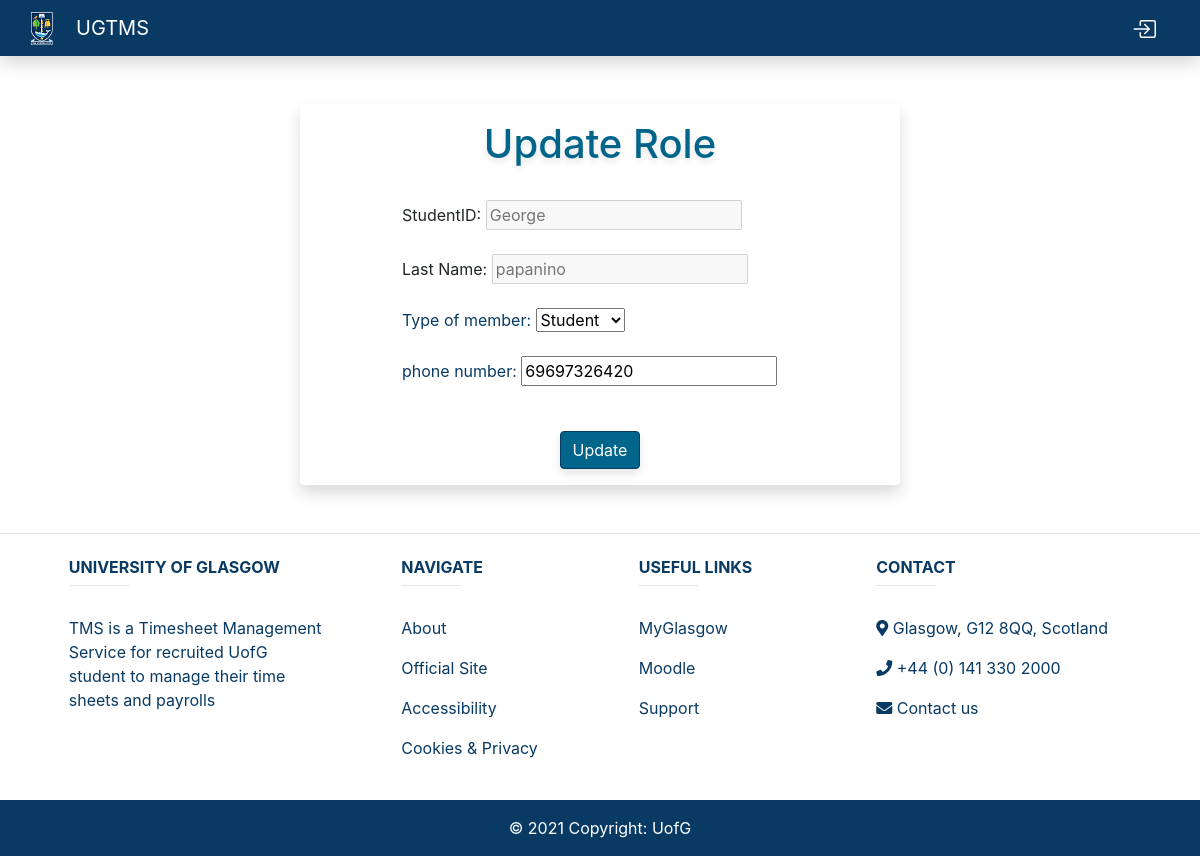
The app's page /members/user_info/2 with its own data.
### members/models.py (models this page shows, shortened)
class UserProfile(models.Model):
    user = models.OneToOneField(User, on_delete=models.CASCADE) #if user is deleted the profile will be deleted as well,but if profile is deleted , user won’t be deleted
    phone = models.CharField(max_length=100, null=True, blank=True)
    title = models.ForeignKey(UserRoles, null=True, on_delete=models.SET_NULL) #Student, Verifier, FinancialGuy
    salary = models.FloatField(default=0)

### members/views.py (the view)
# urls.py: path('user_info/<user_id>', views.user_info, name='user-info'),
def user_info(request, user_id):
    userSelected = User.objects.get(pk=user_id)
    userSelected, created = UserProfile.objects.get_or_create(user=userSelected)
    form = UserForm(request.POST or None, instance=userSelected)
    if form.is_valid():
        form.save()
        userSelected.save()
        messages.success(request, "User's profile has been updated")
        return redirect('user-list')
    return render(request, 'authenticate/user_info.html', {'user': userSelected, 'form': form})

### members/form.py
class UserForm(ModelForm):
    class Meta:
        model = UserProfile
        exclude = ['user', 'salary',]         # Will be taken from the request
        fields = ('title', 'phone',)
        labels = {
            'title': 'Type of member',
            'phone': 'phone number',
            }
        widgets = {
            'title': forms.Select(attrs={'class':'form-select'}),
        }

### members/models.py (called while the page is built)
    def __str__(self):
        return str(self.name)

### templates/authenticate/user_info.html (shortened to what this page needs)
{% extends 'timesheet/base.html' %}
{% block content %}
<div class="container shadow w-50 p-3 mb-5 my-5 bg-white rounded" >
    <div class="container w-75 bg-white rounded" >
       <center> <h1>Update Role</h1></center>
        <br>
        <form action="" method=POST>
            StudentID: <input class="col-xs-2" id="disabledInput" type="text" placeholder="{{ user.user }}" disabled> <br/><br/>
            Last Name: <input class="col-xs-2" id="disabledInput" type="text" placeholder="{{ user.user.last_name }}" disabled><br/> <br/>
            {{ form.as_p }}
            <br/>
            <center><input type="submit" value="Update" class="btn btn-primary"></center>
        </form>
    </div>
</div>
{% endblock %}

### static/css/base.css (style rules this page uses)
.btn-primary { background-color: #00648b; border-color: #093a63; box-shadow: 0px 5px 10px rgba(0, 0, 0, 0.1); }
html { height: 100%; -webkit-background-size: cover; -moz-background-size: cover; -o-background-size: cover; background-size: cover; background: white; background-repeat:no-repeat; background: linear-gradient(#f5f5f8, #eeeeee); }
h1 { color: #00648b; text-shadow: 0px 4px 6px rgba(0, 0, 0, 0.1);; }
p { color: #093a63; }

### records on screen
UserProfile: user "George", user.last_name "papanino", title "Student", phone "69697326420"
